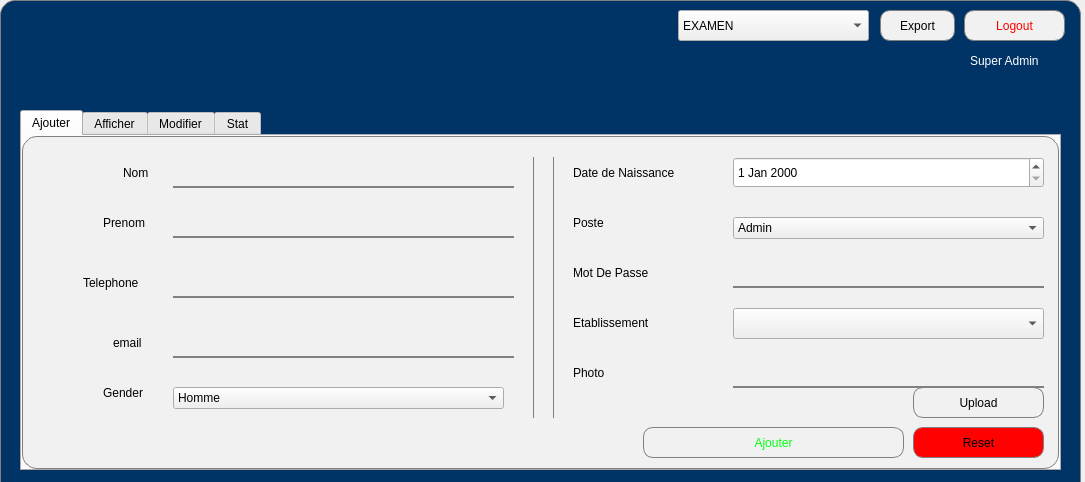
<?xml version="1.0" encoding="UTF-8"?>
<ui version="4.0">
 <class>MainWindow</class>
 <widget class="QMainWindow" name="MainWindow">
  <property name="geometry">
   <rect>
    <x>0</x>
    <y>0</y>
    <width>1085</width>
    <height>482</height>
   </rect>
  </property>
  <property name="windowTitle">
   <string>MainWindow</string>
  </property>
  <property name="styleSheet">
   <string notr="true">font: 600 12pt &quot;Segoe UI&quot;;
QPushButton {
    background-color: #4CAF50; /* Vert pour les boutons */
    color: white;
    border: none;
    padding: 10px 20px;
    text-align: center;
    text-decoration: none;
    display: inline-block;
    font-size: 16px;
    margin: 4px 2px;
    cursor: pointer;
}

QPushButton:hover {
    background-color: #45a049;
}
</string>
  </property>
  <widget class="QWidget" name="centralwidget">
   <property name="styleSheet">
    <string notr="true">QFrame{
background:#f1f1f1;
border: 1px solid gray;
border-radius: 15px;
}
QLineEdit{
background:#f1f1f1;
border-bottom: 2px solid gray;
}</string>
   </property>
   <widget class="QGraphicsView" name="update">
    <property name="geometry">
     <rect>
      <x>0</x>
      <y>0</y>
      <width>1081</width>
      <height>571</height>
     </rect>
    </property>
    <property name="styleSheet">
     <string notr="true">/* Style pour la barre de navigation (QNavBar) */
QGraphicsView {
    background-color: #003366; /* Bleu roi */
    padding: 10px;
    border-bottom: 2px solid #001f3f; /* Bordure plus foncée */
}

/* Style pour les boutons dans la barre de navigation */
QGraphicsView QPushButton {
    background-color: #00509e; /* Bleu plus clair */
    color: white;
    border: none;
    padding: 10px 20px;
    font-size: 16px;
    border-radius: 5px; /* Coins arrondis */
    transition: background-color 0.3s ease, transform 0.2s ease; /* Animation */
}

/* Effet au survol des boutons */
QGraphicsView QPushButton:hover {
    background-color: #0077cc; /* Bleu plus vif au survol */
    transform: scale(1.05); /* Légère augmentation de taille */
}

/* Effet au clic des boutons */
QGraphicsView QPushButton:pressed {
    background-color: #001f3f; /* Bleu plus foncé au clic */
    transform: scale(0.95); /* Légère réduction de taille */
}

/* Style pour les boutons actifs (optionnel) */
QGraphicsView QPushButton:checked {
    background-color: #001f3f; /* Bleu foncé pour le bouton actif */
    border: 2px solid #00509e; /* Bordure pour le bouton actif */
}</string>
    </property>
   </widget>
   <widget class="QTabWidget" name="Gestion">
    <property name="geometry">
     <rect>
      <x>20</x>
      <y>110</y>
      <width>1041</width>
      <height>361</height>
     </rect>
    </property>
    <property name="styleSheet">
     <string notr="true">QLabel{
border:none;
}
QLineEdit{
border:none;
border-bottom: 2px solid gray;
}
QLineEdit:hover{
background-color: #c4c4c4;
border-bottom: 3px solid #eb38d6;
}</string>
    </property>
    <property name="currentIndex">
     <number>0</number>
    </property>
    <widget class="QWidget" name="Ajouter_1">
     <property name="styleSheet">
      <string notr="true"/>
     </property>
     <attribute name="title">
      <string>Ajouter</string>
     </attribute>
     <widget class="QLineEdit" name="Nom">
      <property name="geometry">
       <rect>
        <x>150</x>
        <y>20</y>
        <width>341</width>
        <height>31</height>
       </rect>
      </property>
      <property name="styleSheet">
       <string notr="true"/>
      </property>
     </widget>
     <widget class="QLineEdit" name="Prenom">
      <property name="geometry">
       <rect>
        <x>150</x>
        <y>70</y>
        <width>341</width>
        <height>31</height>
       </rect>
      </property>
     </widget>
     <widget class="QLabel" name="label_2">
      <property name="geometry">
       <rect>
        <x>100</x>
        <y>20</y>
        <width>41</width>
        <height>31</height>
       </rect>
      </property>
      <property name="styleSheet">
       <string notr="true"/>
      </property>
      <property name="text">
       <string>Nom</string>
      </property>
     </widget>
     <widget class="QLabel" name="label_3">
      <property name="geometry">
       <rect>
        <x>80</x>
        <y>70</y>
        <width>61</width>
        <height>31</height>
       </rect>
      </property>
      <property name="styleSheet">
       <string notr="true"/>
      </property>
      <property name="text">
       <string>Prenom</string>
      </property>
     </widget>
     <widget class="QLineEdit" name="Tel">
      <property name="geometry">
       <rect>
        <x>150</x>
        <y>130</y>
        <width>341</width>
        <height>31</height>
       </rect>
      </property>
     </widget>
     <widget class="QLabel" name="label_4">
      <property name="geometry">
       <rect>
        <x>60</x>
        <y>130</y>
        <width>81</width>
        <height>31</height>
       </rect>
      </property>
      <property name="styleSheet">
       <string notr="true"/>
      </property>
      <property name="text">
       <string>Telephone</string>
      </property>
     </widget>
     <widget class="Line" name="line">
      <property name="geometry">
       <rect>
        <x>510</x>
        <y>20</y>
        <width>21</width>
        <height>261</height>
       </rect>
      </property>
      <property name="styleSheet">
       <string notr="true">border-top:none;
border-bottom:none;
size:2px;
color:black;</string>
      </property>
      <property name="orientation">
       <enum>Qt::Orientation::Vertical</enum>
      </property>
     </widget>
     <widget class="QLineEdit" name="Email">
      <property name="geometry">
       <rect>
        <x>150</x>
        <y>190</y>
        <width>341</width>
        <height>31</height>
       </rect>
      </property>
     </widget>
     <widget class="QLabel" name="label_5">
      <property name="geometry">
       <rect>
        <x>90</x>
        <y>190</y>
        <width>51</width>
        <height>31</height>
       </rect>
      </property>
      <property name="styleSheet">
       <string notr="true"/>
      </property>
      <property name="text">
       <string>email</string>
      </property>
     </widget>
     <widget class="QComboBox" name="Gender">
      <property name="geometry">
       <rect>
        <x>150</x>
        <y>250</y>
        <width>331</width>
        <height>22</height>
       </rect>
      </property>
      <property name="styleSheet">
       <string notr="true"/>
      </property>
      <item>
       <property name="text">
        <string>Homme</string>
       </property>
      </item>
      <item>
       <property name="text">
        <string>Femme</string>
       </property>
      </item>
     </widget>
     <widget class="QLabel" name="label_6">
      <property name="geometry">
       <rect>
        <x>80</x>
        <y>240</y>
        <width>61</width>
        <height>31</height>
       </rect>
      </property>
      <property name="styleSheet">
       <string notr="true"/>
      </property>
      <property name="text">
       <string>Gender</string>
      </property>
     </widget>
     <widget class="QDateEdit" name="Dob">
      <property name="geometry">
       <rect>
        <x>710</x>
        <y>20</y>
        <width>311</width>
        <height>31</height>
       </rect>
      </property>
     </widget>
     <widget class="QLabel" name="label_7">
      <property name="geometry">
       <rect>
        <x>550</x>
        <y>20</y>
        <width>151</width>
        <height>31</height>
       </rect>
      </property>
      <property name="styleSheet">
       <string notr="true"/>
      </property>
      <property name="text">
       <string>Date de Naissance</string>
      </property>
     </widget>
     <widget class="QLineEdit" name="Pass">
      <property name="geometry">
       <rect>
        <x>710</x>
        <y>120</y>
        <width>311</width>
        <height>31</height>
       </rect>
      </property>
      <property name="styleSheet">
       <string notr="true"/>
      </property>
     </widget>
     <widget class="QLabel" name="label_8">
      <property name="geometry">
       <rect>
        <x>550</x>
        <y>120</y>
        <width>111</width>
        <height>31</height>
       </rect>
      </property>
      <property name="styleSheet">
       <string notr="true"/>
      </property>
      <property name="text">
       <string>Mot De Passe</string>
      </property>
     </widget>
     <widget class="QLineEdit" name="Photo">
      <property name="geometry">
       <rect>
        <x>710</x>
        <y>220</y>
        <width>311</width>
        <height>31</height>
       </rect>
      </property>
      <property name="styleSheet">
       <string notr="true"/>
      </property>
     </widget>
     <widget class="QLabel" name="label_9">
      <property name="geometry">
       <rect>
        <x>550</x>
        <y>220</y>
        <width>111</width>
        <height>31</height>
       </rect>
      </property>
      <property name="styleSheet">
       <string notr="true"/>
      </property>
      <property name="text">
       <string>Photo </string>
      </property>
     </widget>
     <widget class="QPushButton" name="upload_btn">
      <property name="geometry">
       <rect>
        <x>890</x>
        <y>250</y>
        <width>131</width>
        <height>31</height>
       </rect>
      </property>
      <property name="styleSheet">
       <string notr="true">border-radius:10px;
border:1px solid gray;</string>
      </property>
      <property name="text">
       <string>Upload</string>
      </property>
     </widget>
     <widget class="QLabel" name="label_10">
      <property name="geometry">
       <rect>
        <x>550</x>
        <y>70</y>
        <width>151</width>
        <height>31</height>
       </rect>
      </property>
      <property name="styleSheet">
       <string notr="true"/>
      </property>
      <property name="text">
       <string>Poste</string>
      </property>
     </widget>
     <widget class="QComboBox" name="Poste">
      <property name="geometry">
       <rect>
        <x>710</x>
        <y>80</y>
        <width>311</width>
        <height>22</height>
       </rect>
      </property>
      <property name="styleSheet">
       <string notr="true"/>
      </property>
      <item>
       <property name="text">
        <string>Admin</string>
       </property>
      </item>
      <item>
       <property name="text">
        <string>Employee</string>
       </property>
      </item>
      <item>
       <property name="text">
        <string>Transporteur</string>
       </property>
      </item>
      <item>
       <property name="text">
        <string>Etudiant</string>
       </property>
      </item>
     </widget>
     <widget class="QPushButton" name="Ajouter">
      <property name="geometry">
       <rect>
        <x>620</x>
        <y>290</y>
        <width>261</width>
        <height>31</height>
       </rect>
      </property>
      <property name="styleSheet">
       <string notr="true">border-radius:10px;
border:1px solid gray;
color:#01ff11;</string>
      </property>
      <property name="text">
       <string>Ajouter</string>
      </property>
     </widget>
     <widget class="QPushButton" name="Reset">
      <property name="geometry">
       <rect>
        <x>890</x>
        <y>290</y>
        <width>131</width>
        <height>31</height>
       </rect>
      </property>
      <property name="styleSheet">
       <string notr="true">border-radius:10px;
border:1px solid gray;
background:#ff0101;</string>
      </property>
      <property name="text">
       <string>Reset</string>
      </property>
     </widget>
     <widget class="QLabel" name="label_22">
      <property name="geometry">
       <rect>
        <x>550</x>
        <y>170</y>
        <width>111</width>
        <height>31</height>
       </rect>
      </property>
      <property name="text">
       <string>Etablissement</string>
      </property>
     </widget>
     <widget class="QComboBox" name="etab">
      <property name="geometry">
       <rect>
        <x>710</x>
        <y>171</y>
        <width>311</width>
        <height>31</height>
       </rect>
      </property>
     </widget>
    </widget>
    <widget class="QWidget" name="Read">
     <attribute name="title">
      <string>Afficher</string>
     </attribute>
     <widget class="QTableView" name="tableView">
      <property name="geometry">
       <rect>
        <x>-5</x>
        <y>50</y>
        <width>811</width>
        <height>281</height>
       </rect>
      </property>
     </widget>
     <widget class="QPushButton" name="Actualiser">
      <property name="geometry">
       <rect>
        <x>0</x>
        <y>0</y>
        <width>281</width>
        <height>41</height>
       </rect>
      </property>
      <property name="styleSheet">
       <string notr="true">border-radius:10px;
border:1px solid gray;
color:#01ff11;</string>
      </property>
      <property name="text">
       <string>Actualiser</string>
      </property>
     </widget>
     <widget class="QLineEdit" name="search_line">
      <property name="geometry">
       <rect>
        <x>810</x>
        <y>0</y>
        <width>221</width>
        <height>41</height>
       </rect>
      </property>
     </widget>
     <widget class="QComboBox" name="comboBox">
      <property name="geometry">
       <rect>
        <x>810</x>
        <y>50</y>
        <width>131</width>
        <height>31</height>
       </rect>
      </property>
      <item>
       <property name="text">
        <string>Select ...</string>
       </property>
      </item>
      <item>
       <property name="text">
        <string>ID</string>
       </property>
      </item>
      <item>
       <property name="text">
        <string>Nom</string>
       </property>
      </item>
      <item>
       <property name="text">
        <string>Prenom</string>
       </property>
      </item>
      <item>
       <property name="text">
        <string>Telephone</string>
       </property>
      </item>
      <item>
       <property name="text">
        <string>Email</string>
       </property>
      </item>
     </widget>
     <widget class="QPushButton" name="search_btn">
      <property name="geometry">
       <rect>
        <x>950</x>
        <y>50</y>
        <width>75</width>
        <height>31</height>
       </rect>
      </property>
      <property name="styleSheet">
       <string notr="true">border-radius:10px;
border:1px solid gray;
background:#f1f1f1;</string>
      </property>
      <property name="text">
       <string>Search</string>
      </property>
     </widget>
     <widget class="QPushButton" name="trier">
      <property name="geometry">
       <rect>
        <x>810</x>
        <y>90</y>
        <width>211</width>
        <height>31</height>
       </rect>
      </property>
      <property name="styleSheet">
       <string notr="true">border-radius:10px;
border:1px solid gray;
background:#f1f1f1;</string>
      </property>
      <property name="text">
       <string>Trier </string>
      </property>
     </widget>
     <widget class="QPushButton" name="delete_btn">
      <property name="geometry">
       <rect>
        <x>810</x>
        <y>130</y>
        <width>211</width>
        <height>31</height>
       </rect>
      </property>
      <property name="styleSheet">
       <string notr="true">border-radius:10px;
border:1px solid gray;
background:#f1f1f1;
color:red;
</string>
      </property>
      <property name="text">
       <string>SELECT AND DELETE</string>
      </property>
     </widget>
    </widget>
    <widget class="QWidget" name="Modifier">
     <attribute name="title">
      <string>Modifier</string>
     </attribute>
     <widget class="QComboBox" name="Posteu">
      <property name="geometry">
       <rect>
        <x>670</x>
        <y>80</y>
        <width>311</width>
        <height>22</height>
       </rect>
      </property>
      <property name="styleSheet">
       <string notr="true"/>
      </property>
      <item>
       <property name="text">
        <string>Admin</string>
       </property>
      </item>
      <item>
       <property name="text">
        <string>Employee</string>
       </property>
      </item>
      <item>
       <property name="text">
        <string>Transporteur</string>
       </property>
      </item>
      <item>
       <property name="text">
        <string>Etudiant</string>
       </property>
      </item>
     </widget>
     <widget class="QDateEdit" name="Dobu">
      <property name="geometry">
       <rect>
        <x>670</x>
        <y>20</y>
        <width>311</width>
        <height>31</height>
       </rect>
      </property>
     </widget>
     <widget class="QLineEdit" name="Prenomu">
      <property name="geometry">
       <rect>
        <x>110</x>
        <y>70</y>
        <width>341</width>
        <height>31</height>
       </rect>
      </property>
     </widget>
     <widget class="QComboBox" name="Genderu">
      <property name="geometry">
       <rect>
        <x>110</x>
        <y>250</y>
        <width>331</width>
        <height>22</height>
       </rect>
      </property>
      <property name="styleSheet">
       <string notr="true"/>
      </property>
      <item>
       <property name="text">
        <string>Homme</string>
       </property>
      </item>
      <item>
       <property name="text">
        <string>Femme</string>
       </property>
      </item>
     </widget>
     <widget class="QLineEdit" name="Emailu">
      <property name="geometry">
       <rect>
        <x>110</x>
        <y>190</y>
        <width>341</width>
        <height>31</height>
       </rect>
      </property>
     </widget>
     <widget class="QLineEdit" name="Telu">
      <property name="geometry">
       <rect>
        <x>110</x>
        <y>130</y>
        <width>341</width>
        <height>31</height>
       </rect>
      </property>
     </widget>
     <widget class="QLineEdit" name="Passu">
      <property name="geometry">
       <rect>
        <x>670</x>
        <y>120</y>
        <width>311</width>
        <height>31</height>
       </rect>
      </property>
      <property name="styleSheet">
       <string notr="true"/>
      </property>
     </widget>
     <widget class="QLineEdit" name="Nomu">
      <property name="geometry">
       <rect>
        <x>110</x>
        <y>20</y>
        <width>341</width>
        <height>31</height>
       </rect>
      </property>
      <property name="styleSheet">
       <string notr="true"/>
      </property>
     </widget>
     <widget class="QLabel" name="label_11">
      <property name="geometry">
       <rect>
        <x>510</x>
        <y>20</y>
        <width>151</width>
        <height>31</height>
       </rect>
      </property>
      <property name="styleSheet">
       <string notr="true"/>
      </property>
      <property name="text">
       <string>Date de Naissance</string>
      </property>
     </widget>
     <widget class="QLabel" name="label_12">
      <property name="geometry">
       <rect>
        <x>20</x>
        <y>130</y>
        <width>81</width>
        <height>31</height>
       </rect>
      </property>
      <property name="styleSheet">
       <string notr="true"/>
      </property>
      <property name="text">
       <string>Telephone</string>
      </property>
     </widget>
     <widget class="QLabel" name="label_13">
      <property name="geometry">
       <rect>
        <x>30</x>
        <y>70</y>
        <width>61</width>
        <height>31</height>
       </rect>
      </property>
      <property name="styleSheet">
       <string notr="true"/>
      </property>
      <property name="text">
       <string>Prenom</string>
      </property>
     </widget>
     <widget class="QLabel" name="label_14">
      <property name="geometry">
       <rect>
        <x>40</x>
        <y>20</y>
        <width>41</width>
        <height>31</height>
       </rect>
      </property>
      <property name="styleSheet">
       <string notr="true"/>
      </property>
      <property name="text">
       <string>Nom</string>
      </property>
     </widget>
     <widget class="QLabel" name="label_15">
      <property name="geometry">
       <rect>
        <x>520</x>
        <y>70</y>
        <width>151</width>
        <height>31</height>
       </rect>
      </property>
      <property name="styleSheet">
       <string notr="true"/>
      </property>
      <property name="text">
       <string>Poste</string>
      </property>
     </widget>
     <widget class="QLabel" name="label_16">
      <property name="geometry">
       <rect>
        <x>40</x>
        <y>240</y>
        <width>61</width>
        <height>31</height>
       </rect>
      </property>
      <property name="styleSheet">
       <string notr="true"/>
      </property>
      <property name="text">
       <string>Gender</string>
      </property>
     </widget>
     <widget class="QLabel" name="label_17">
      <property name="geometry">
       <rect>
        <x>520</x>
        <y>120</y>
        <width>111</width>
        <height>31</height>
       </rect>
      </property>
      <property name="styleSheet">
       <string notr="true"/>
      </property>
      <property name="text">
       <string>Mot De Passe</string>
      </property>
     </widget>
     <widget class="QLabel" name="label_18">
      <property name="geometry">
       <rect>
        <x>50</x>
        <y>190</y>
        <width>51</width>
        <height>31</height>
       </rect>
      </property>
      <property name="styleSheet">
       <string notr="true"/>
      </property>
      <property name="text">
       <string>email</string>
      </property>
     </widget>
     <widget class="QLineEdit" name="Photou">
      <property name="geometry">
       <rect>
        <x>670</x>
        <y>170</y>
        <width>311</width>
        <height>31</height>
       </rect>
      </property>
      <property name="styleSheet">
       <string notr="true"/>
      </property>
     </widget>
     <widget class="QComboBox" name="searchComboBox">
      <property name="geometry">
       <rect>
        <x>470</x>
        <y>290</y>
        <width>131</width>
        <height>31</height>
       </rect>
      </property>
      <item>
       <property name="text">
        <string>Select ...</string>
       </property>
      </item>
      <item>
       <property name="text">
        <string>ID</string>
       </property>
      </item>
      <item>
       <property name="text">
        <string>Email</string>
       </property>
      </item>
     </widget>
     <widget class="QPushButton" name="update_btn">
      <property name="geometry">
       <rect>
        <x>610</x>
        <y>290</y>
        <width>75</width>
        <height>31</height>
       </rect>
      </property>
      <property name="styleSheet">
       <string notr="true">border-radius:10px;
border:1px solid gray;
background:#f1f1f1;</string>
      </property>
      <property name="text">
       <string>Search</string>
      </property>
     </widget>
     <widget class="QLineEdit" name="searchLineEdit">
      <property name="geometry">
       <rect>
        <x>470</x>
        <y>240</y>
        <width>221</width>
        <height>41</height>
       </rect>
      </property>
     </widget>
     <widget class="QPushButton" name="updated_btn">
      <property name="geometry">
       <rect>
        <x>710</x>
        <y>240</y>
        <width>311</width>
        <height>81</height>
       </rect>
      </property>
      <property name="styleSheet">
       <string notr="true">border-radius:10px;
border:1px solid gray;
background:#f1f1f1;</string>
      </property>
      <property name="text">
       <string>Modifier</string>
      </property>
     </widget>
     <widget class="QLabel" name="label_19">
      <property name="geometry">
       <rect>
        <x>530</x>
        <y>170</y>
        <width>111</width>
        <height>31</height>
       </rect>
      </property>
      <property name="styleSheet">
       <string notr="true"/>
      </property>
      <property name="text">
       <string>Photo</string>
      </property>
     </widget>
     <widget class="QPushButton" name="select">
      <property name="geometry">
       <rect>
        <x>880</x>
        <y>200</y>
        <width>101</width>
        <height>31</height>
       </rect>
      </property>
      <property name="styleSheet">
       <string notr="true">border-radius:10px;
border:1px solid gray;
background:#f1f1f1;</string>
      </property>
      <property name="text">
       <string>Select</string>
      </property>
     </widget>
    </widget>
    <widget class="QWidget" name="tab">
     <attribute name="title">
      <string>Stat</string>
     </attribute>
     <widget class="QLabel" name="label_20">
      <property name="geometry">
       <rect>
        <x>320</x>
        <y>20</y>
        <width>111</width>
        <height>16</height>
       </rect>
      </property>
      <property name="text">
       <string>TOTAL USERS:</string>
      </property>
     </widget>
     <widget class="QLabel" name="label_total">
      <property name="geometry">
       <rect>
        <x>450</x>
        <y>20</y>
        <width>49</width>
        <height>16</height>
       </rect>
      </property>
      <property name="text">
       <string>-</string>
      </property>
     </widget>
     <widget class="QLabel" name="label_21">
      <property name="geometry">
       <rect>
        <x>30</x>
        <y>250</y>
        <width>91</width>
        <height>16</height>
       </rect>
      </property>
      <property name="text">
       <string>N° Homme:</string>
      </property>
     </widget>
     <widget class="QLabel" name="label_men">
      <property name="geometry">
       <rect>
        <x>150</x>
        <y>250</y>
        <width>21</width>
        <height>16</height>
       </rect>
      </property>
      <property name="text">
       <string>-</string>
      </property>
     </widget>
     <widget class="QLabel" name="label_men_percent">
      <property name="geometry">
       <rect>
        <x>200</x>
        <y>250</y>
        <width>49</width>
        <height>16</height>
       </rect>
      </property>
      <property name="text">
       <string>-</string>
      </property>
     </widget>
     <widget class="QLabel" name="label_women_percent">
      <property name="geometry">
       <rect>
        <x>200</x>
        <y>290</y>
        <width>49</width>
        <height>16</height>
       </rect>
      </property>
      <property name="text">
       <string>-</string>
      </property>
     </widget>
     <widget class="QLabel" name="label_42">
      <property name="geometry">
       <rect>
        <x>30</x>
        <y>290</y>
        <width>91</width>
        <height>16</height>
       </rect>
      </property>
      <property name="text">
       <string>N° Femme:</string>
      </property>
     </widget>
     <widget class="QLabel" name="label_women">
      <property name="geometry">
       <rect>
        <x>150</x>
        <y>290</y>
        <width>21</width>
        <height>16</height>
       </rect>
      </property>
      <property name="text">
       <string>-</string>
      </property>
     </widget>
     <widget class="QLabel" name="label_43">
      <property name="geometry">
       <rect>
        <x>30</x>
        <y>80</y>
        <width>91</width>
        <height>16</height>
       </rect>
      </property>
      <property name="text">
       <string>N° Admins:</string>
      </property>
     </widget>
     <widget class="QLabel" name="label_admin">
      <property name="geometry">
       <rect>
        <x>140</x>
        <y>80</y>
        <width>21</width>
        <height>16</height>
       </rect>
      </property>
      <property name="text">
       <string>-</string>
      </property>
     </widget>
     <widget class="QLabel" name="label_44">
      <property name="geometry">
       <rect>
        <x>30</x>
        <y>130</y>
        <width>131</width>
        <height>16</height>
       </rect>
      </property>
      <property name="text">
       <string>N° Transporteur:</string>
      </property>
     </widget>
     <widget class="QLabel" name="label_transporteurs">
      <property name="geometry">
       <rect>
        <x>170</x>
        <y>130</y>
        <width>21</width>
        <height>16</height>
       </rect>
      </property>
      <property name="text">
       <string>-</string>
      </property>
     </widget>
     <widget class="QLabel" name="label_45">
      <property name="geometry">
       <rect>
        <x>30</x>
        <y>170</y>
        <width>111</width>
        <height>21</height>
       </rect>
      </property>
      <property name="text">
       <string>N° Employee:</string>
      </property>
     </widget>
     <widget class="QLabel" name="label_employees">
      <property name="geometry">
       <rect>
        <x>150</x>
        <y>170</y>
        <width>21</width>
        <height>16</height>
       </rect>
      </property>
      <property name="text">
       <string>-</string>
      </property>
     </widget>
     <widget class="QLabel" name="label_46">
      <property name="geometry">
       <rect>
        <x>30</x>
        <y>210</y>
        <width>111</width>
        <height>16</height>
       </rect>
      </property>
      <property name="text">
       <string>N° Etudiant:</string>
      </property>
     </widget>
     <widget class="QLabel" name="label_etudiants">
      <property name="geometry">
       <rect>
        <x>150</x>
        <y>210</y>
        <width>21</width>
        <height>16</height>
       </rect>
      </property>
      <property name="text">
       <string>-</string>
      </property>
     </widget>
     <widget class="Line" name="line_3">
      <property name="geometry">
       <rect>
        <x>400</x>
        <y>-10</y>
        <width>16</width>
        <height>341</height>
       </rect>
      </property>
      <property name="orientation">
       <enum>Qt::Orientation::Vertical</enum>
      </property>
     </widget>
     <widget class="QFrame" name="frame">
      <property name="geometry">
       <rect>
        <x>260</x>
        <y>10</y>
        <width>281</width>
        <height>41</height>
       </rect>
      </property>
      <property name="styleSheet">
       <string notr="true">border-left:none;
border-right:none;
border-radius:1px;</string>
      </property>
      <property name="frameShape">
       <enum>QFrame::Shape::StyledPanel</enum>
      </property>
      <property name="frameShadow">
       <enum>QFrame::Shadow::Raised</enum>
      </property>
     </widget>
     <widget class="QLabel" name="label_no_photo">
      <property name="geometry">
       <rect>
        <x>600</x>
        <y>75</y>
        <width>21</width>
        <height>21</height>
       </rect>
      </property>
      <property name="text">
       <string>-</string>
      </property>
     </widget>
     <widget class="QLabel" name="label_47">
      <property name="geometry">
       <rect>
        <x>440</x>
        <y>70</y>
        <width>161</width>
        <height>31</height>
       </rect>
      </property>
      <property name="text">
       <string>Utilisateur no photo:</string>
      </property>
     </widget>
     <widget class="QLabel" name="label_23">
      <property name="geometry">
       <rect>
        <x>510</x>
        <y>270</y>
        <width>71</width>
        <height>21</height>
       </rect>
      </property>
      <property name="text">
       <string>Ooredoo</string>
      </property>
     </widget>
     <widget class="QLabel" name="label_24">
      <property name="geometry">
       <rect>
        <x>610</x>
        <y>270</y>
        <width>61</width>
        <height>21</height>
       </rect>
      </property>
      <property name="text">
       <string>Orange</string>
      </property>
     </widget>
     <widget class="QLabel" name="label_25">
      <property name="geometry">
       <rect>
        <x>700</x>
        <y>270</y>
        <width>121</width>
        <height>21</height>
       </rect>
      </property>
      <property name="text">
       <string>Tunisie Telecom</string>
      </property>
     </widget>
     <widget class="QLabel" name="label_26">
      <property name="geometry">
       <rect>
        <x>930</x>
        <y>270</y>
        <width>49</width>
        <height>21</height>
       </rect>
      </property>
      <property name="text">
       <string>Autre</string>
      </property>
     </widget>
     <widget class="QLabel" name="Oo">
      <property name="geometry">
       <rect>
        <x>530</x>
        <y>300</y>
        <width>31</width>
        <height>21</height>
       </rect>
      </property>
      <property name="text">
       <string>-</string>
      </property>
     </widget>
     <widget class="QLabel" name="Or">
      <property name="geometry">
       <rect>
        <x>630</x>
        <y>300</y>
        <width>31</width>
        <height>21</height>
       </rect>
      </property>
      <property name="text">
       <string>-</string>
      </property>
     </widget>
     <widget class="QLabel" name="Tt">
      <property name="geometry">
       <rect>
        <x>740</x>
        <y>300</y>
        <width>31</width>
        <height>21</height>
       </rect>
      </property>
      <property name="text">
       <string>-</string>
      </property>
     </widget>
     <widget class="QLabel" name="Au">
      <property name="geometry">
       <rect>
        <x>930</x>
        <y>300</y>
        <width>31</width>
        <height>21</height>
       </rect>
      </property>
      <property name="text">
       <string>-</string>
      </property>
     </widget>
     <widget class="QLabel" name="Poo">
      <property name="geometry">
       <rect>
        <x>510</x>
        <y>209</y>
        <width>71</width>
        <height>51</height>
       </rect>
      </property>
      <property name="text">
       <string/>
      </property>
     </widget>
     <widget class="QLabel" name="Por">
      <property name="geometry">
       <rect>
        <x>600</x>
        <y>220</y>
        <width>71</width>
        <height>41</height>
       </rect>
      </property>
      <property name="text">
       <string/>
      </property>
     </widget>
     <widget class="QLabel" name="Ptt">
      <property name="geometry">
       <rect>
        <x>720</x>
        <y>220</y>
        <width>71</width>
        <height>41</height>
       </rect>
      </property>
      <property name="text">
       <string/>
      </property>
     </widget>
     <widget class="QLabel" name="speechLabel">
      <property name="geometry">
       <rect>
        <x>680</x>
        <y>50</y>
        <width>351</width>
        <height>91</height>
       </rect>
      </property>
      <property name="text">
       <string>---</string>
      </property>
     </widget>
     <zorder>line_3</zorder>
     <zorder>frame</zorder>
     <zorder>label_20</zorder>
     <zorder>label_total</zorder>
     <zorder>label_21</zorder>
     <zorder>label_men</zorder>
     <zorder>label_men_percent</zorder>
     <zorder>label_women_percent</zorder>
     <zorder>label_42</zorder>
     <zorder>label_women</zorder>
     <zorder>label_43</zorder>
     <zorder>label_admin</zorder>
     <zorder>label_44</zorder>
     <zorder>label_transporteurs</zorder>
     <zorder>label_45</zorder>
     <zorder>label_employees</zorder>
     <zorder>label_46</zorder>
     <zorder>label_etudiants</zorder>
     <zorder>label_no_photo</zorder>
     <zorder>label_47</zorder>
     <zorder>label_23</zorder>
     <zorder>label_24</zorder>
     <zorder>label_25</zorder>
     <zorder>label_26</zorder>
     <zorder>Oo</zorder>
     <zorder>Or</zorder>
     <zorder>Tt</zorder>
     <zorder>Au</zorder>
     <zorder>Poo</zorder>
     <zorder>Por</zorder>
     <zorder>Ptt</zorder>
     <zorder>speechLabel</zorder>
    </widget>
   </widget>
   <widget class="QPushButton" name="pushButton">
    <property name="geometry">
     <rect>
      <x>880</x>
      <y>10</y>
      <width>75</width>
      <height>31</height>
     </rect>
    </property>
    <property name="styleSheet">
     <string notr="true">border-radius:10px;
border:1px solid gray;
background:#f1f1f1;</string>
    </property>
    <property name="text">
     <string>Export</string>
    </property>
   </widget>
   <widget class="QPushButton" name="pushButton_2">
    <property name="geometry">
     <rect>
      <x>964</x>
      <y>10</y>
      <width>101</width>
      <height>31</height>
     </rect>
    </property>
    <property name="styleSheet">
     <string notr="true">border-radius:10px;
border:1px solid gray;
background:#f1f1f1;
color: red;</string>
    </property>
    <property name="text">
     <string>Logout</string>
    </property>
   </widget>
   <widget class="QLabel" name="label">
    <property name="geometry">
     <rect>
      <x>970</x>
      <y>50</y>
      <width>101</width>
      <height>21</height>
     </rect>
    </property>
    <property name="styleSheet">
     <string notr="true">border:none;
background-color:none;
color:white;</string>
    </property>
    <property name="text">
     <string>Super Admin</string>
    </property>
   </widget>
   <widget class="QComboBox" name="comboBox_2">
    <property name="geometry">
     <rect>
      <x>678</x>
      <y>10</y>
      <width>191</width>
      <height>31</height>
     </rect>
    </property>
    <item>
     <property name="text">
      <string>EXAMEN</string>
     </property>
    </item>
    <item>
     <property name="text">
      <string>VEHICULE</string>
     </property>
    </item>
    <item>
     <property name="text">
      <string>ETABLISSEMENT</string>
     </property>
    </item>
   </widget>
  </widget>
 </widget>
 <resources/>
 <connections/>
</ui>
